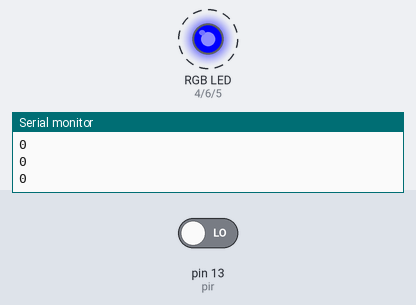
The sketch below on a simulated Arduino Uno, built with avr-gcc and run on an emulated ATmega328P. Parts: an RGB LED mixed from three pins (HIGH = lit), the last lines printed to the serial monitor. Dashed ring = blinking. The test bench sets the inputs (shaded band); at power-on: pin 13 (pir) LOW.

Above: at 2.0 s.
2.1 s: pin 13 (pir) driven HIGH
At 2.55 s:
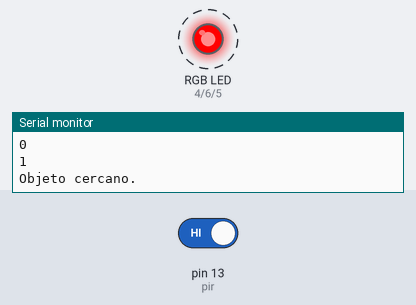
5.3 s: pin 13 (pir) driven LOW
At 5.85 s:
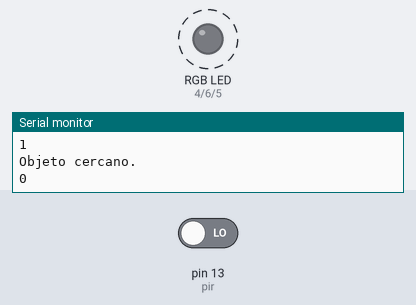
Timing chart, 0 to 14.5 s (numbered marks = the images above; inputs shaded):
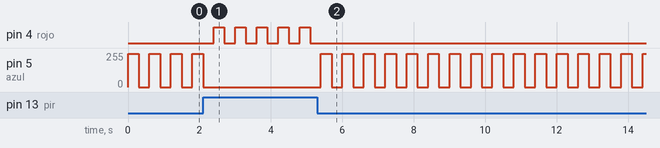

The sketch:

Ej12-Sensor_PIR.ino
```cpp
#define rojo 4
#define azul 5
#define verde 6
#define pir 13

void setup()
{
  Serial.begin(9600);
  pinMode(rojo, OUTPUT);
  pinMode(azul, OUTPUT);
  pinMode(verde, OUTPUT);
  pinMode(pir, INPUT);
}

void loop(){
  int val = digitalRead(pir);
  // si detecta objeto cercano prende luz roja.
  if (val == HIGH) {
    Serial.println(val);
    Serial.println("Objeto cercano.");
    analogWrite(rojo,250);
    delay(300);
    analogWrite(rojo,LOW);
    delay(300);
  }
  // Si no hay objeto, prende luz azul.
  else {
    Serial.println(val);
    analogWrite(azul,250);
    delay(300);
    analogWrite(azul,LOW);
    delay(300);
  }
}
```

Measured:
- after the input at 2.1 s, pin 4 (rojo): alternates HIGH for 0.30 s and LOW for 0.30 s, starting after 0.30 s; pin 5 (azul): goes on until 2.1 s, then stays 0/255
- after the input at 5.3 s, pin 4 (rojo): stops changing and stays LOW; pin 5 (azul): alternates 250/255 for 0.30 s and 0/255 for 0.30 s, starting after 0.10 s
- by itself, pin 5 (azul): alternates 250/255 for 0.30 s and 0/255 for 0.30 s
